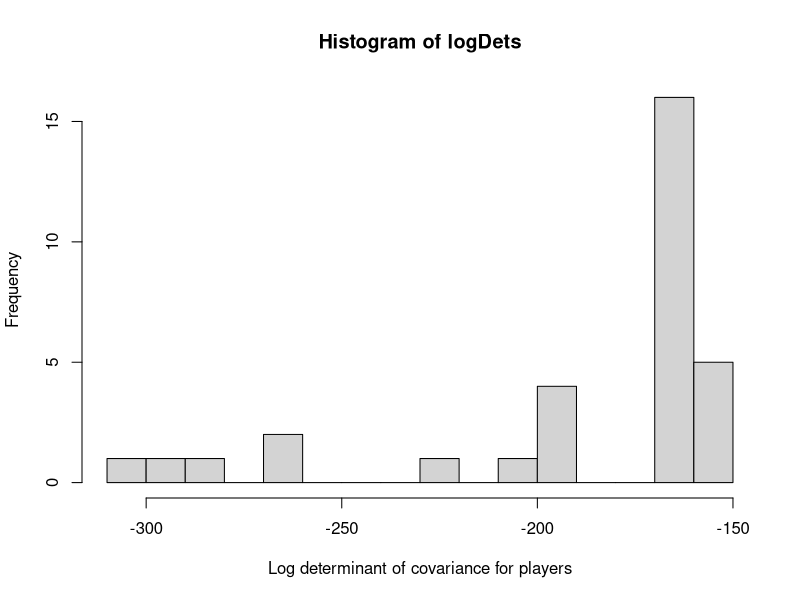
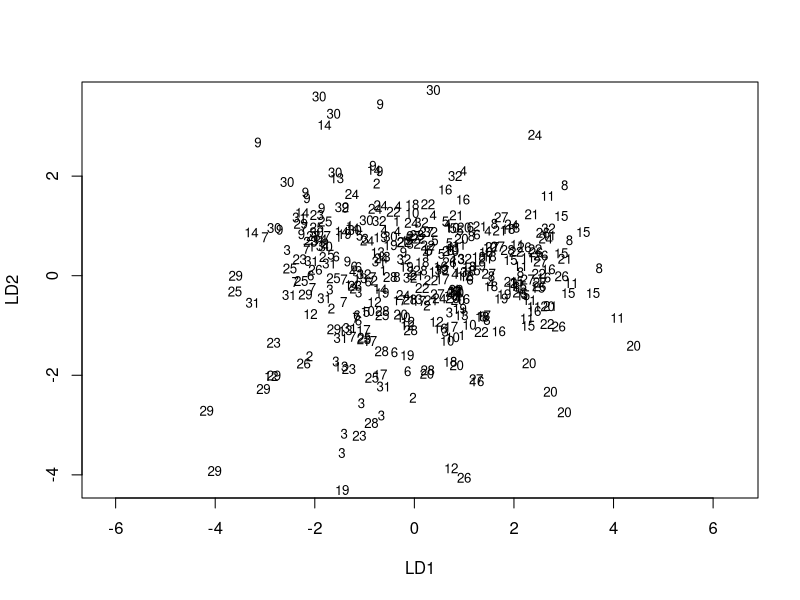
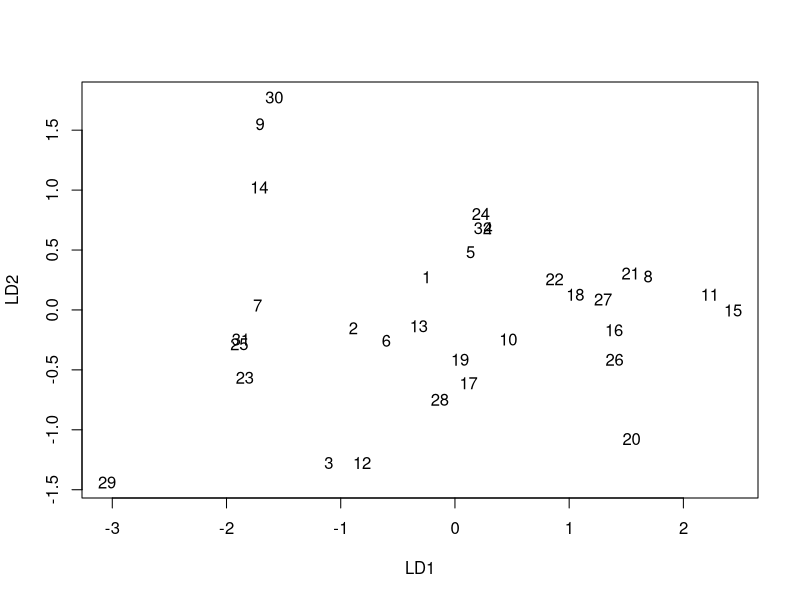

Write the R code that produced these figures, in order.
#
# Gow, Baumgarten, Cairns, Colton & Miller (2012)
# "Unsupervised Modelling of Player Style with LDA"
# Submitted to IEEE Transactions on Computational Intelligence & AI in Games.
# 
# Supplementry R script for Rogue Trooper data analysis
#
# rogue-lda.r
# Prepare Rogue combat feature data and apply LDA
#
# Author: Jeremy Gow
# Edited: 28 March 2012
#
# NOTE: create a directory 'images' before running this script
#
library(MASS)
setEPS()
images <- "images/"

# Load feature data for 881 Rogue Trooper combats
fea <- read.csv("rogue-combats.csv")

#########################################################
#
# Select subset of feature data for analysis
#
# 550 level 1 combats
fea <- fea[fea$level == 1,] 
# 462 combats survived by PC
fea <- fea[!fea$death,]
# 431 combats where PC survives and we're sure no NPCs do
fea <- fea[fea$npcs == fea$npc.dead,]

# Remove one further combat where we know player abandons combat
# and backtracks through level.
fea <- fea[fea$log_id != 51 | fea$life != 1 | fea$task_id != 9,]

# Cap outlier values (6 values in total)
fea$prefire[fea$prefire > 90] <- 90
fea$npc.postfire[fea$npc.postfire > 60] <- 60
fea$area.rate[fea$area.rate > 30] <- 30
fea$turn.rate[fea$turn.rate > 1.5] <- 1.5
fea$npc.lead[fea$npc.lead > 40] <- 40

lda.vars <- c("prefire", "npc.postfire", "mean.postdam", "npc.lead", "mean.npc.fire", "firing", "sniping",
              "mean.aim", "gren.rate", "cover", "pistol", "mean.final.dist", "move", "dist.rate", "turn.rate",
              "area.rate", "zero.ammo", "mean.ammo", "pre.ammo", "mean.health", "dam.rate")

#########################################################
#
# Compute mean features for each player-NPC group pair
#
player.combat.means <- function(cdata) {
  tmp <- NULL
  for (v in lda.vars) {
    ptm <- aggregate(as.formula(paste(v, "~ player_id + task_id")), data=cdata, mean)
    if (is.null(tmp)) {
      tmp <- ptm
    } else {
      tmp <- merge(tmp, ptm, all=T, sort=F)
    }
  }
  # Add row names
  tmp <- data.frame(tmp, row.names=paste(tmp$player_id, tmp$task_id, sep="."))
  return(tmp)
}

fea2 <- player.combat.means(fea)[-2]
fea2$npc.lead[is.na(fea2$npc.lead)] <- 0
fea2 <- fea2[order(fea2$player_id),]

# Standardised features - subtract mean and divide by standard dev.
fea3 <- data.frame(fea2[1], scale(fea2[-1]))


#################################################
#
# Assess equality of player's covariance matrices
#

# Remove any columns which can be all zeros for a given player
fea.nz <- subset(fea3, select=-c(mean.aim, cover, gren.rate, pistol, zero.ammo, sniping))

# Returns the 15-feature covariance matrix for a given player
player.cov <- function(i) {
  return(cov(fea.nz[fea.nz$player_id == i, -1]))
}

# Log determinants of player covariance matrices
logDets <- NULL 
for (i in 1:32) {
  logDets[i] <- determinant(player.cov(i), logarithm=T)$modulus
}

# Distributed in approx. 3 clumps
png(paste(images, "player-logdets.png", sep=""), res=72)
hist(logDets, n=20, xlab="Log determinant of covariance for players")
dev.off()

######################################################
#
# Perform LDA
#
# Construct variable formula
lda.form <- as.formula(paste("player_id ~", paste(lda.vars, collapse=" + ")))

# Perform LDA with mean feature data
lda.res <- lda(lda.form, data=fea3) 

# Extract player means in LDA space
player.means <- data.frame(predict(lda.res, data.frame(lda.res$means))$x)

######################################################
#
# Plot LDA results
#

xlab <- "LD1"
ylab <- "LD2"

png(paste(images, "player-lda.png", sep=""), res=72)
plot(lda.res, dimen=2, cex=0.8, xlab=xlab, ylab=ylab)
dev.off()

png(paste(images, "player-centroids.png", sep=""), res=72)
plot(LD2 ~ LD1, data=player.means, xlab=xlab, ylab=ylab, pch=" ")
text(LD2 ~ LD1, data=player.means, labels=1:32)
dev.off()


######################################################################
#
# Find LD/feature correlations
#

fea4 <- cbind(fea3, data.frame(predict(lda.res, data.frame(fea3[,-1]))$x))

# Display ordered coefficients for linear discriminant
lda.coeff <- function(ld=1) {
  data.frame(sort(lda.res$scaling[, ld]))
}

lda.coeffs <- function() {
    sca <- lda.res$scaling
    max.ld <- dim(sca)[2]
    ld.names <- dimnames(sca)[[2]]
    coeffs <- data.frame(feature=row.names(sca))
    for (i in 1:max.ld) {
      coeffs[ld.names[i]] <- round(sca[,i], 2)
    }
    return (coeffs)
}


lda.cor <- function() {
  res <- NULL
  for (v in lda.vars) {
    cor1 <- round(cor(fea4[v], fea4$LD1, use="complete.obs"), 2)
    cor2 <- round(cor(fea4[v], fea4$LD2, use="complete.obs"), 2)
    cor3 <- round(cor(fea4[v], fea4$LD3, use="complete.obs"), 2)
    row <- data.frame(feature=v, LD1=cor1, LD2=cor2, LD3=cor3)
    if (is.null(res)) {
      res <- row  
    } else {
      res <- rbind(res, row)
    }
  }
  return (res)
}

# Feature coefficients and correlations for LD1 and LD2
lda.interpret <- function(ld=0, co=0.3, rho=0.5) {
  acoef <- lda.coeffs()[1:4]
  names(acoef) <- c("feature", "LD1.co", "LD2.co", "LD3.co")

  acor <- lda.cor()
  names(acor) <- c("feature", "LD1.rho", "LD2.rho", "LD3.rho")
  
  tmp <- merge(acoef, acor)
  
  if (ld == 1 | ld == 2 | ld == 3) {
    tmp <- tmp[,c(1, ld + 1, ld + 3)]
    tmp <- tmp[abs(tmp[,2]) >= co | abs(tmp[,3]) >= rho,]
    
    tmp.pos <- tmp[tmp[,2] > 0,]
    tmp.pos <- tmp.pos[order(tmp.pos[,3], decreasing=T),]

    tmp.neg <- tmp[tmp[,2] < 0,]
    tmp.neg <- tmp.neg[order(tmp.neg[,3]),]
    
    tmp <- rbind(tmp.pos, tmp.neg)
  }
  
  return (tmp)
}

lda.co <- lda.interpret()


